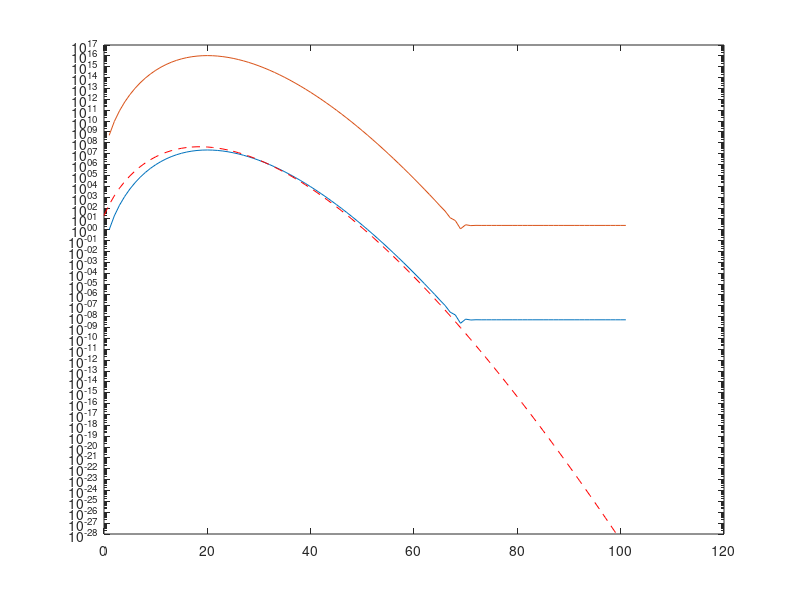

Source code (MATLAB):
%x = 0.1, n = 20;  %(1)
%x = 0.8, n = 20;  %(2)
%x = 20 , n = 100; %(3)
x = -20, n = 100; %(4)

t = x .^ (0:n) ./ factorial(0:n);
y = cumsum(t);

correct = exp(x)

abs_err = abs(+y-correct)
rel_err = abs((y-correct)/correct)

semilogy(abs_err)
hold all
semilogy(rel_err)
hold all
semilogy(0:n-1,abs(t(2:n+1)),'r--')